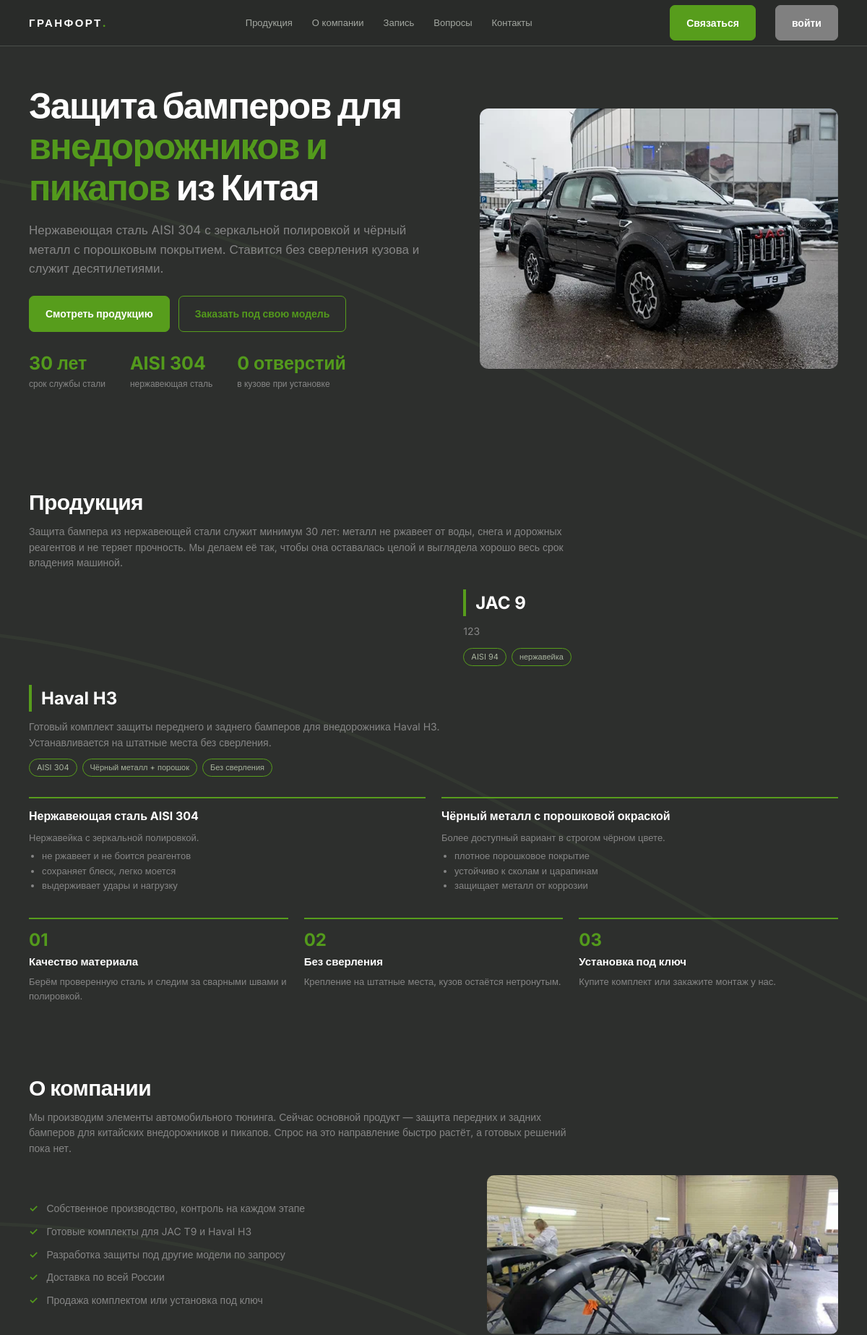
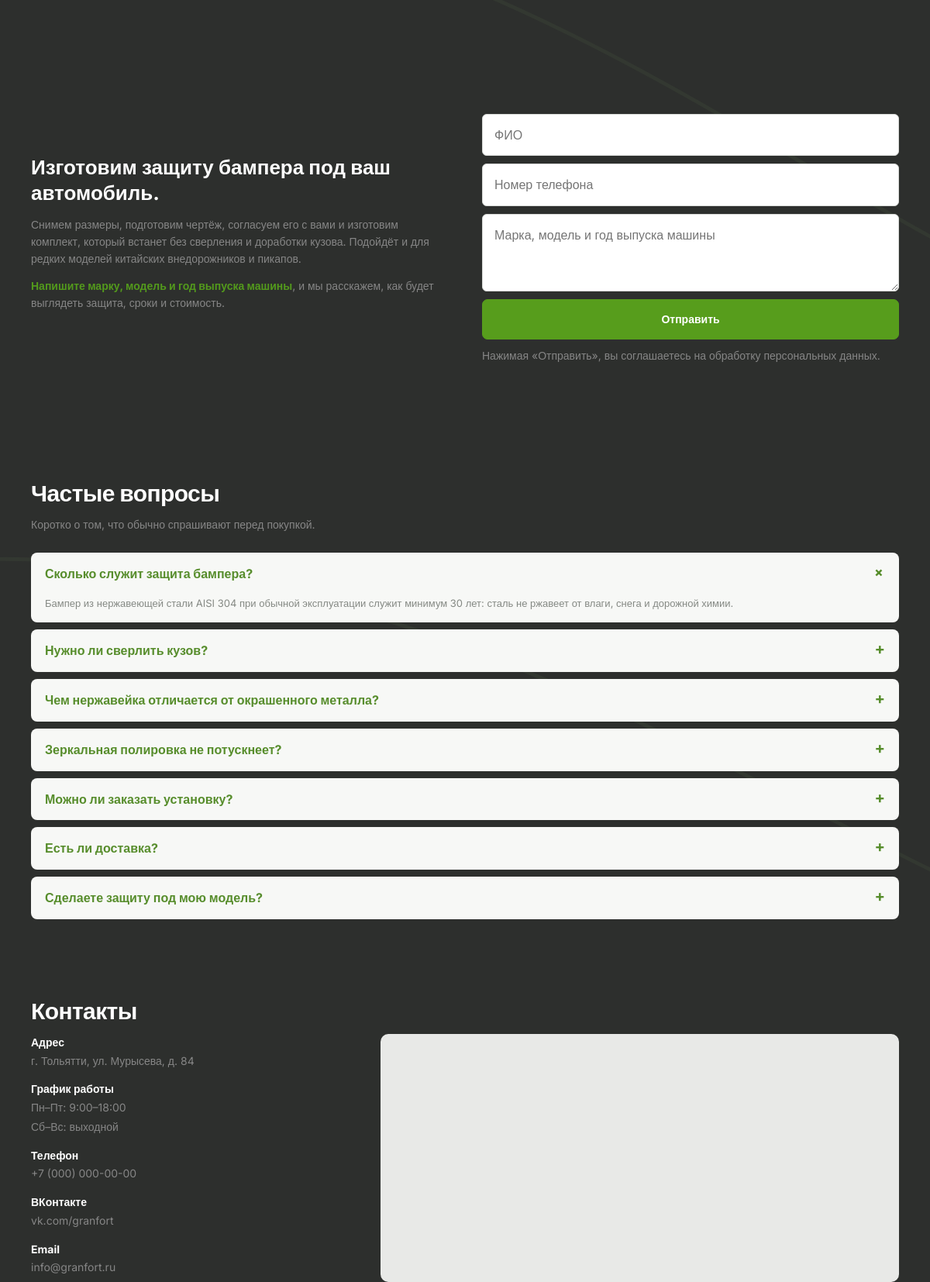
The page / (upper part) on the database its author committed (2 pictures, top to bottom).
### app/models/product.py (models this page shows, shortened)
class Product(Base):
    __tablename__ = "products"
    id: Mapped[int] = mapped_column(primary_key=True)
    name: Mapped[str]                                                     # «JAC T9»
    description: Mapped[str | None] = mapped_column(Text, default=None)
    features: Mapped[str | None] = mapped_column(Text, default=None)      # по одному свойству на строку
    image_1: Mapped[StorageFile | None] = mapped_column(FileType(storage=storage, upload_to=make_name), default=None)
    image_2: Mapped[StorageFile | None] = mapped_column(FileType(storage=storage, upload_to=make_name), default=None)
    position: Mapped[int] = mapped_column(default=0)                      # порядок на сайте
    is_active: Mapped[bool] = mapped_column(default=True)                 # показывать на сайте
    @property
    def features_list(self) -> list[str]:
        return [line.strip() for line in (self.features or "").splitlines() if line.strip()]

### app/routers/site.py (the view)
@router.get("/")
def index(request: Request, db: Annotated[Session, Depends(get_db)]):
    products = db.scalars(
        select(Product).where(Product.is_active.is_(True)).order_by(Product.position, Product.id)
    ).all()
    return templates.TemplateResponse(request, "index.html", {"products": products})

### app/database.py (called while the page is built)
def get_db():
    db = session()
    try:
        yield db
    finally:
        db.close()

### templates/index.html (shortened to what this page needs)
<!doctype html>
<html lang="ru">
<head>
  <link rel="stylesheet" href="style.css">
</head>
<body>
	<header class="topbar">
		<div class="wrap nav">
			<a class="logo" href="#top">ГРАНФОРТ<span>.</span></a>
			<nav class="navlinks" aria-label="Основная навигация">
				<a href="#products">Продукция</a>
				<a href="#about">О компании</a>
				<a href="#request">Запись</a>
				<a href="#faq">Вопросы</a>
				<a href="#contacts">Контакты</a>
			</nav>
			<div class="navlinks">
			<a class="btn" href="#request">Связаться</a>
			<a class="btn" style="background-color: gray; border-color: gray;" href="/login">войти</a>
			</div>
		</div>
	</header>
	<main id="top">
		<div class="wrap hero">
			<div class="hero-grid">
				<div>
					<h1>Защита бамперов для <span class="accent">внедорожников и пикапов</span> из Китая</h1>
					<p class="lead">Нержавеющая сталь AISI 304 с зеркальной полировкой и чёрный металл с порошковым покрытием. Ставится без сверления кузова и служит десятилетиями.</p>
					<div class="actions">
						<a class="btn" href="#products">Смотреть продукцию</a>
						<a class="btn outline" href="#request">Заказать под свою модель</a>
					</div>
					<div class="stats">
						<div class="stat">
							<strong>30 лет</strong>
							<small>срок службы стали</small>
						</div>
						<div class="stat">
							<strong>AISI 304</strong>
							<small>нержавеющая сталь</small>
						</div>
						<div class="stat">
							<strong>0 отверстий</strong>
							<small>в кузове при установке</small>
						</div>
					</div>
				</div>
				<img class="hero-photo" src="assets/hero-jac-t9.png" alt="Чёрный пикап JAC T9 с защитой бампера">
			</div>
		</div>
		<section id="products">
			<div class="wrap">
				<h2 class="section-title">Продукция</h2>
				<p class="section-intro">Защита бампера из нержавеющей стали служит минимум 30 лет: металл не ржавеет от воды, снега и дорожных реагентов и не теряет прочность. Мы делаем её так, чтобы она оставалась целой и выглядела хорошо весь срок владения машиной.</p>
				{% for p in products %}
				<article class="product-row{{ ' reverse' if loop.index is even }}">
					<div class="product-copy">
						<h3>{{ p.name }}</h3>
						<p>{{ p.description or '' }}</p>
						<div class="pills">
							{% for f in p.features_list %}<span class="pill">{{ f }}</span>
							{% endfor %}
						</div>
					</div>
				</article>
				{% endfor %}
				<div class="benefits">
					<div class="benefit">
						<h4>Нержавеющая сталь AISI 304</h4>
						<p>Нержавейка с зеркальной полировкой.</p>
						<ul>
							<li>не ржавеет и не боится реагентов</li>
							<li>сохраняет блеск, легко моется</li>
							<li>выдерживает удары и нагрузку</li>
						</ul>
					</div>
					<div class="benefit">
						<h4>Чёрный металл с порошковой окраской</h4>
						<p>Более доступный вариант в строгом чёрном цвете.</p>
						<ul>
							<li>плотное порошковое покрытие</li>
							<li>устойчиво к сколам и царапинам</li>
							<li>защищает металл от коррозии</li>
						</ul>
					</div>
				</div>
				<div class="steps">
					<div class="step">
						<b>01</b>
						<h4>Качество материала</h4>
						<p>Берём проверенную сталь и следим за сварными швами и полировкой.</p>
					</div>
					<div class="step">
						<b>02</b>
						<h4>Без сверления</h4>
						<p>Крепление на штатные места, кузов остаётся нетронутым.</p>
					</div>
					<div class="step">
						<b>03</b>
						<h4>Установка под ключ</h4>
						<p>Купите комплект или закажите монтаж у нас.</p>
					</div>
				</div>
			</div>
		</section>
		<section id="about">
			<div class="wrap">
				<h2 class="section-title">О компании</h2>
				<p class="section-intro">Мы производим элементы автомобильного тюнинга. Сейчас основной продукт — защита передних и задних бамперов для китайских внедорожников и пикапов. Спрос на это направление быстро растёт, а готовых решений пока нет.</p>
				<div class="about-grid">
					<ul class="checklist">
						<li>Собственное производство, контроль на каждом этапе</li>
						<li>Готовые комплекты для JAC T9 и Haval H3</li>
						<li>Разработка защиты под другие модели по запросу</li>
						<li>Доставка по всей России</li>
						<li>Продажа комплектом или установка под ключ</li>
					</ul>
					<img class="workshop" src="assets/workshop.png" alt="Производственный цех ГРАНФОРТ">
				</div>
			</div>
		</section>
		<section id="request">
			<div class="wrap request">
				<div>
					<h2>Изготовим защиту бампера под ваш автомобиль.</h2>
					<p>Снимем размеры, подготовим чертёж, согласуем его с вами и изготовим комплект, который встанет без сверления и доработки кузова. Подойдёт и для редких моделей китайских внедорожников и пикапов.</p>
					<p><strong>Напишите марку, модель и год выпуска машины</strong>, и мы расскажем, как будет выглядеть защита, сроки и стоимость.</p>
				</div>
				<form class="form" id="leadForm">
					<input name="name" placeholder="ФИО" autocomplete="name" required>
					<input name="phone" id="phone" placeholder="Номер телефона" type="tel" maxlength="11" inputmode="numeric" required>
					<textarea name="car" placeholder="Марка, модель и год выпуска машины" required></textarea>
					<button class="btn" type="submit">Отправить</button>
					<p class="form-note" id="formNote" aria-live="polite">Нажимая «Отправить», вы соглашаетесь на обработку персональных данных.</p>
				</form>
			</div>
		</section>
		<section id="faq">
			<div class="wrap">
				<h2 class="section-title">Частые вопросы</h2>
				<p class="section-intro">Коротко о том, что обычно спрашивают перед покупкой.</p>
				<div class="faq-list">
					<div class="faq-item open">
						<button class="faq-q">
							<span>Сколько служит защита бампера?</span>
							<span>+</span>
						</button>
						<div class="faq-a">Бампер из нержавеющей стали AISI 304 при обычной эксплуатации служит минимум 30 лет: сталь не ржавеет от влаги, снега и дорожной химии.</div>
					</div>
					<div class="faq-item">
						<button class="faq-q">
							<span>Нужно ли сверлить кузов?</span>
							<span>+</span>
						</button>
					</div>
					<div class="faq-item">
						<button class="faq-q">
							<span>Чем нержавейка отличается от окрашенного металла?</span>
							<span>+</span>
						</button>
					</div>
					<div class="faq-item">
						<button class="faq-q">
							<span>Зеркальная полировка не потускнеет?</span>
							<span>+</span>
						</button>
					</div>
					<div class="faq-item">
						<button class="faq-q">
							<span>Можно ли заказать установку?</span>
							<span>+</span>
						</button>
					</div>
					<div class="faq-item">
						<button class="faq-q">
							<span>Есть ли доставка?</span>
							<span>+</span>
						</button>
					</div>
					<div class="faq-item">
						<button class="faq-q">
							<span>Сделаете защиту под мою модель?</span>
							<span>+</span>
						</button>
					</div>
				</div>
			</div>
		</section>
		<section class="contacts" id="contacts">
			<div class="wrap">
				<h2 class="section-title">Контакты</h2>
				<div class="contact-grid">
					<div class="contact-list">
						<div>
							<strong>Адрес</strong>
							<span>г. Тольятти, ул. Мурысева, д. 84</span>
						</div>
						<div>
							<strong>График работы</strong>
							<span>Пн–Пт: 9:00–18:00<br>Сб–Вс: выходной</span>
						</div>
						<div>
							<strong>Телефон</strong>
							<a href="tel:+70000000000">+7 (000) 000-00-00</a>
						</div>
						<div>
							<strong>ВКонтакте</strong>
							<a href="https://vk.com/granfort" target="_blank" rel="noopener">vk.com/granfort</a>
						</div>
						<div>
							<strong>Email</strong>
							<a href="mailto:info@granfort.ru">info@granfort.ru</a>
						</div>
					</div>
					<div class="map-wrap">
						<iframe class="map" title="Карта — ГРАНФОРТ, Тольятти, улица Мурысева, 84" loading="lazy" src="https://www.google.com/maps?q=%D0%A2%D0%BE%D0%BB%D1%8C%D1%8F%D1%82%D1%82%D0%B8%2C%20%D1%83%D0%BB%D0%B8%D1%86%D0%B0%20%D0%9C%D1%83%D1%80%D1%8B%D1%81%D0%B5%D0%B2%D0%B0%2C%2084&output=embed"></iframe>
					</div>
				</div>
			</div>
		</section>
	</main>
</body>
</html>

### rows shown on the page
Product: name "JAC 9", description "123", features_list "AISI 94" "нержавейка"
Product: name "Haval H3", description "Готовый комплект защиты переднего и заднего бамперов для внедорожника Haval H3. Устанавливается на штатные места без сверления.", features_list "AISI 304" "Чёрный металл + порошок" "Без сверления"
